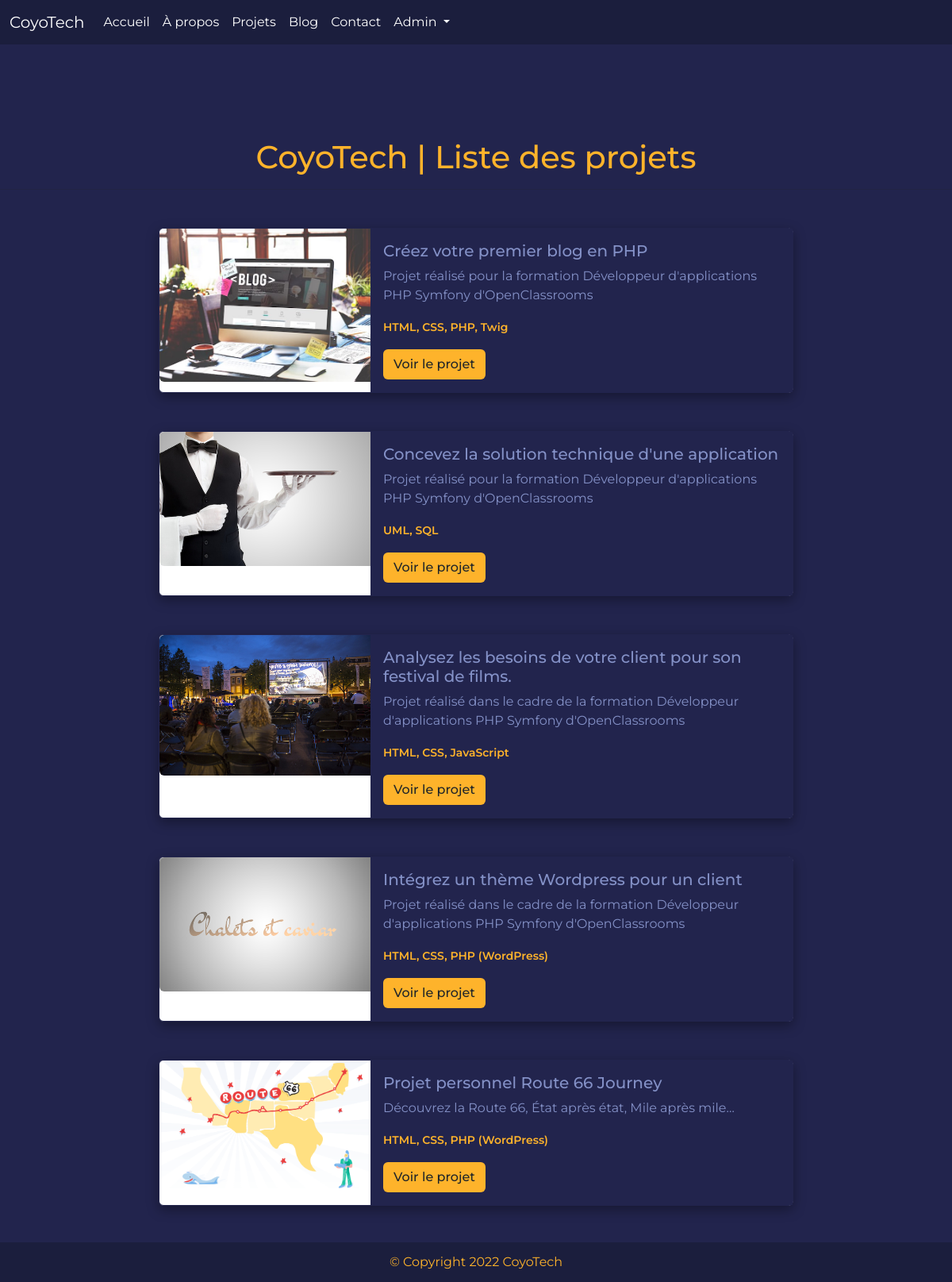
Screenshot of /projects_list.php with the database file from the repository.
### tables this page shows
CREATE TABLE `project` (
  `project_id` int(4) NOT NULL,
  `title` varchar(255) NOT NULL,
  `chapo` text NOT NULL,
  `description` text NOT NULL,
  `picture` varchar(255) NOT NULL,
  `language` varchar(100) NOT NULL
);

### inc/function.php (called while the page is built)
<?php
function userConnected()
{
    if (!isset($_SESSION['user'])) {
        return false;
    } else {
        return true;
    }
}

### projects_list.php (the view, shortened to what this page needs)
<?php
require_once './inc/init.php';
require_once './inc/head_inc.php';
?>
</head>
<body>
    <?php
    $viewReq = $connect->query("SELECT * FROM project ORDER BY project_id DESC");
    $projects = $viewReq->fetchAll(PDO::FETCH_ASSOC);
    ?>
    <?php
    require_once './inc/header_inc.php';
    ?>
    <h1 class="text-center home-h1 mt-4">CoyoTech | Liste des projets</h1>
    <hr>
    <div class="col-12 mb-5 mt-5 d-flex justify-content-center flex-wrap">
        <?php foreach ($projects as $project) { ?>
            <div class="col-8 d-flex justify-content-center">
                <div class="card card-list mb-5" style="max-width: 1000px;">
                    <div class="row g-0">
                        <div class="col-md-4">
                            <img src="<?php echo $project['picture']; ?>" class="img-fluid rounded-start" alt="...">
                        </div>
                        <div class="col-md-8 proj-list-body">
                            <div class="card-body">
                                <h5 class="card-title"><?php echo $project['title']; ?></h5>
                                <p class="card-text"><?php echo $project['chapo']; ?></p>
                                <p class="card-text"><small class="text-small"><?php echo $project['language']; ?></small></p>
                                <a href="<?= URL ?>project_view.php?project=<?php echo $project['project_id']; ?>" class="btn btn-registrar">Voir le projet</a>
                            </div>
                        </div>
                    </div>
                </div>
            </div>
        <?php } ?>
    </div>
    <?php
    require_once './inc/footer_inc.php';
    ?>

### inc/head_inc.php (shortened to what this page needs)
<!DOCTYPE html>
<html lang="fr">
<head>
    <link href="https://cdn.jsdelivr.net/npm/bootstrap@5.2.2/dist/css/bootstrap.min.css" rel="stylesheet">
    <link rel="stylesheet" href="./css/style.css">

### inc/header_inc.php (shortened to what this page needs)
<header class="fixed-top">
    <nav class="navbar navbar-expand-lg bg-blue">
        <div class="container-fluid">
            <a class="navbar-brand" href="#">CoyoTech</a>
            <div class="collapse navbar-collapse" id="navbarNav">
                <ul class="navbar-nav">
                    <li class="nav-item">
                        <a class="nav-link" aria-current="page" href="<?= URL ?>">Accueil</a>
                    </li>
                    <li class="nav-item">
                        <a class="nav-link" href="<?= URL ?>about.php">À propos</a>
                    </li>
                    <li class="nav-item">
                        <a class="nav-link" href="<?= URL ?>projects_list.php">Projets</a>
                    </li>
                    <li class="nav-item">
                        <a class="nav-link" target="_blank" href="https://coyotech.fr/blog-mvc/">Blog</a>
                    </li>
                    <li class="nav-item">
                        <a class="nav-link" href="<?= URL ?>#contact">Contact</a>
                    </li>
                    <?php if (userConnected()) : ?>
                        <li class="nav-item">
                            <a class="nav-link" href="<?= URL ?>registration.php">S'inscrire</a>
                        </li>
                        <li class="nav-item">
                            <a class="nav-link" href="<?= URL ?>admin/projects_management.php">Ajouter un projet</a>
                        </li>
                        <li class="nav-item">
                            <a class="nav-link" href="<?= URL ?>authentication.php?action=logout">Logout</a>
                        </li>
                    <?php else : ?>
                        <li class="nav-item dropdown">
                            <a class="nav-link dropdown-toggle" href="#" role="button" data-bs-toggle="dropdown" aria-expanded="false">
                                Admin
                            </a>
                        </li>
                    <?php endif ?>
                </ul>
            </div>
        </div>
    </nav>
</header>

### inc/footer_inc.php (shortened to what this page needs)
<footer class="d-flex justify-content-center align-items-center">
    <p class="text-center copyright">© Copyright <?php echo date("Y"); ?> CoyoTech</p>
</footer>
</body>
</html>

### css/style.css (style rules this page uses)
* { margin: 0; padding: 0; }
body { font-family: 'Montserrat', sans-serif; background-color: #22244d; }
footer { position: fixed; height: 50px; background-color: #1b1e3d; color: #feb32b; bottom: 0; left: 0; right: 0; z-index: 4; }
.copyright { margin-bottom: 0; }
.bg-blue { background: #1b1e3d; }
.navbar-brand { color: #FFFFFF; }
.nav-link { color: #FFFFFF; }
.home-h1 { color: #feb32b; padding-top: 150px; }
.btn-registrar { background-color: #feb32b; font-weight: 500; }
.proj-list-body { background: #22244d; color: #8491c7; }
.text-small { color: #feb32b; font-weight: 600; }
.card-list { box-shadow: rgb(0 0 0 / 35%) 0px 5px 15px; border-color: #22244d; }

### rows the page displays
project: picture (picture), title "Créez votre premier blog en PHP", chapo "Projet réalisé pour la formation Développeur d'applications PHP Symfony d'OpenClassrooms", language "HTML, CSS, PHP, Twig"
project: picture (picture), title "Concevez la solution technique d'une application", chapo "Projet réalisé pour la formation Développeur d'applications PHP Symfony d'OpenClassrooms", language "UML, SQL"
project: picture (picture), title "Analysez les besoins de votre client pour son festival de films.", chapo "Projet réalisé dans le cadre de la formation Développeur d'applications PHP Symfony d'OpenClassrooms", language "HTML, CSS, JavaScript"
project: picture (picture), title "Intégrez un thème Wordpress pour un client", chapo "Projet réalisé dans le cadre de la formation Développeur d'applications PHP Symfony d'OpenClassrooms", language "HTML, CSS, PHP (WordPress)"
project: picture (picture), title "Projet personnel Route 66 Journey", chapo "Découvrez la Route 66, État après état, Mile après mile…", language "HTML, CSS, PHP (WordPress)"
